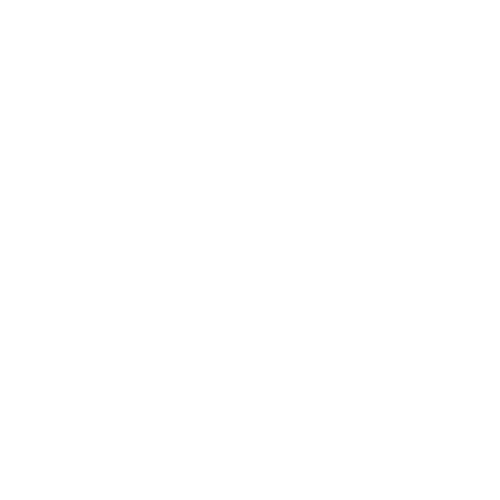
Frame 1 (no input)
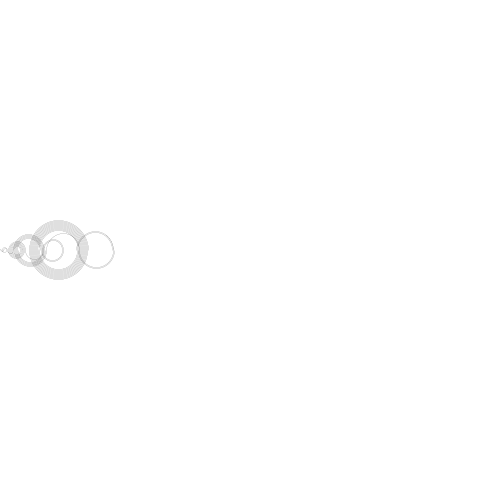
Frame 60 (the mouse pressed at the canvas centre just before this capture)
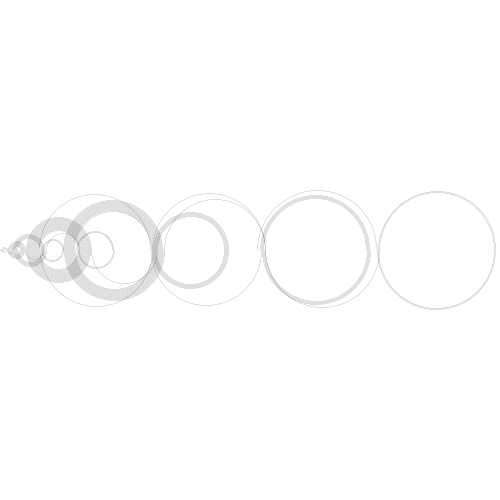
Frame 120 (the mouse held since frame 60 and released just before this capture)

The Processing sketch that drew these frames (run headless with seeded random() and noise(); from frame 60 on, the mouse is pressed at the canvas centre):

// Processing sketch: serie_di_recaman
// ── serie_di_recaman.pde

int i = 0;
IntList seq = new IntList();
int x,max, d;

void setup() {
  size(500, 500);
  background(255);
  seq.append(0);
}

void draw() {
  strokeWeight(0.1);
  translate(0,height/2);
  noFill();
  x = seq.get(i) - i;
  if (x < 0 || seq.hasValue(x)){
    x = seq.get(i) + i;
  }
  
  seq.append(x);
  if(max < x)
    max = x;
  
  
  
  //ellipse(seq.get(i),0,x,x);
  d = x - i/2;
  if(x < seq.get(i))
  d = x + i/2;
  println(d);

  if(i%2 == 0)
    arc(d, 0, i, i, 0, PI);
  else
    arc(d, 0, i, i, PI, TWO_PI);
  
  //arc(width/2 , height/2, 100, 100, PI, TWO_PI);
    
  i++;
  
}
